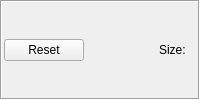
     <widget class="QFrame" name="frame">
      <property name="autoFillBackground">
       <bool>false</bool>
      </property>
      <property name="frameShape">
       <enum>QFrame::Box</enum>
      </property>
      <property name="frameShadow">
       <enum>QFrame::Sunken</enum>
      </property>
      <property name="lineWidth">
       <number>1</number>
      </property>
      <layout class="QHBoxLayout" name="horizontalLayout_2">
       <property name="spacing">
        <number>2</number>
       </property>
       <property name="leftMargin">
        <number>2</number>
       </property>
       <property name="topMargin">
        <number>2</number>
       </property>
       <property name="rightMargin">
        <number>3</number>
       </property>
       <property name="bottomMargin">
        <number>2</number>
       </property>
       <item>
        <widget class="QPushButton" name="btn_reset">
         <property name="toolTip">
          <string>Reset hex grid parameters to default values</string>
         </property>
         <property name="text">
          <string>Reset</string>
         </property>
        </widget>
       </item>
       <item>
        <spacer name="horizontalSpacer_2">
         <property name="orientation">
          <enum>Qt::Horizontal</enum>
         </property>
         <property name="sizeHint" stdset="0">
          <size>
           <width>40</width>
           <height>20</height>
          </size>
         </property>
        </spacer>
       </item>
       <item>
        <widget class="QLabel" name="label_4">
         <property name="text">
          <string>Size:</string>
         </property>
         <property name="margin">
          <number>5</number>
         </property>
        </widget>
       </item>
       <item>
        <widget class="QLabel" name="label_Size">
         <property name="sizeIncrement">
          <size>
           <width>0</width>
           <height>22</height>
          </size>
         </property>
         <property name="baseSize">
          <size>
           <width>0</width>
           <height>22</height>
          </size>
         </property>
         <property name="toolTip">
          <string>Approximate grid size in pixels.</string>
         </property>
         <property name="frameShape">
          <enum>QFrame::NoFrame</enum>
         </property>
         <property name="frameShadow">
          <enum>QFrame::Sunken</enum>
         </property>
         <property name="text">
          <string/>
         </property>
         <property name="alignment">
          <set>Qt::AlignLeading|Qt::AlignLeft|Qt::AlignVCenter</set>
         </property>
        </widget>
       </item>
      </layout>
     </widget>
